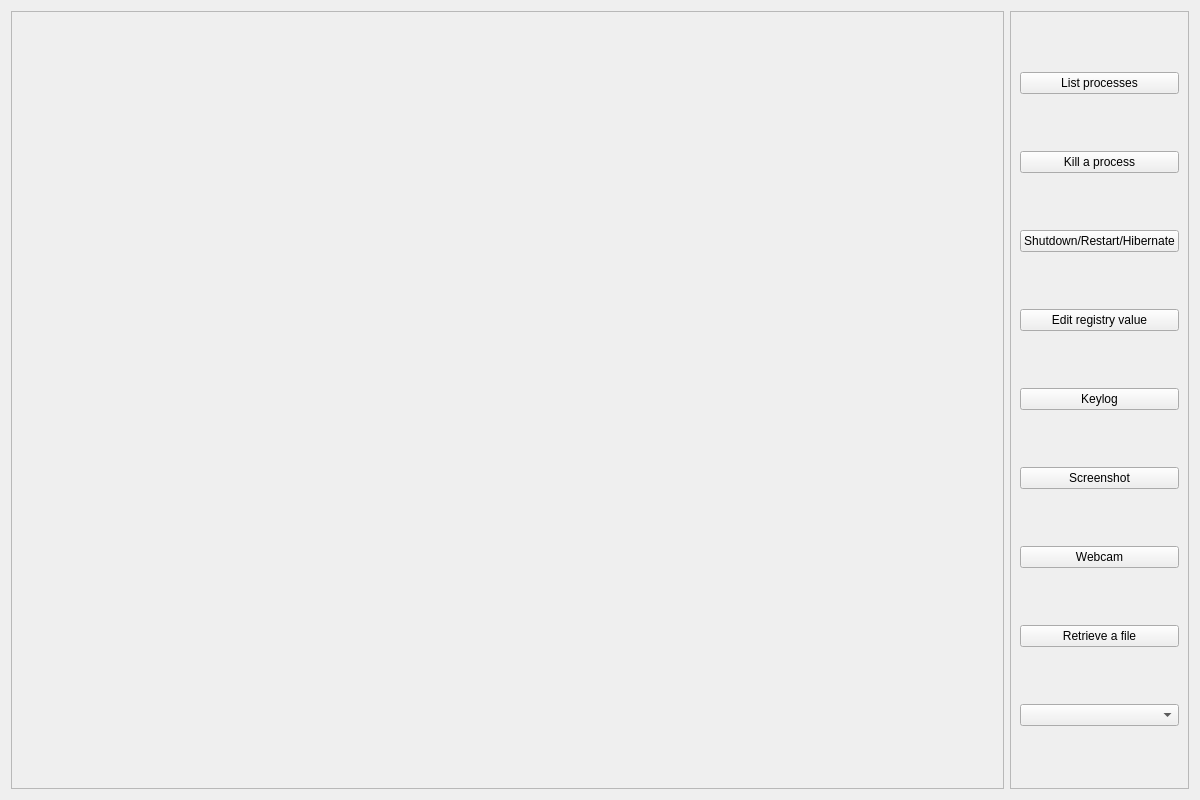
<?xml version="1.0" encoding="UTF-8"?>
<ui version="4.0">
 <class>main_widget</class>
 <widget class="QWidget" name="main_widget">
  <property name="geometry">
   <rect>
    <x>0</x>
    <y>0</y>
    <width>1200</width>
    <height>800</height>
   </rect>
  </property>
  <property name="windowTitle">
   <string>Main Widget</string>
  </property>
  <layout class="QHBoxLayout" name="horizontalLayout">
   <item>
    <widget class="QFrame" name="frame">
     <property name="sizePolicy">
      <sizepolicy hsizetype="Minimum" vsizetype="Preferred">
       <horstretch>0</horstretch>
       <verstretch>0</verstretch>
      </sizepolicy>
     </property>
     <property name="frameShape">
      <enum>QFrame::StyledPanel</enum>
     </property>
     <property name="frameShadow">
      <enum>QFrame::Raised</enum>
     </property>
    </widget>
   </item>
   <item>
    <widget class="QFrame" name="frame_2">
     <property name="sizePolicy">
      <sizepolicy hsizetype="Maximum" vsizetype="Preferred">
       <horstretch>0</horstretch>
       <verstretch>0</verstretch>
      </sizepolicy>
     </property>
     <property name="frameShape">
      <enum>QFrame::StyledPanel</enum>
     </property>
     <property name="frameShadow">
      <enum>QFrame::Raised</enum>
     </property>
     <layout class="QVBoxLayout" name="verticalLayout">
      <item>
       <widget class="QPushButton" name="list_proc_button">
        <property name="text">
         <string>List processes</string>
        </property>
       </widget>
      </item>
      <item>
       <widget class="QPushButton" name="kill_proc_button">
        <property name="text">
         <string>Kill a process</string>
        </property>
       </widget>
      </item>
      <item>
       <widget class="QPushButton" name="shutdown_button">
        <property name="text">
         <string>Shutdown/Restart/Hibernate</string>
        </property>
       </widget>
      </item>
      <item>
       <widget class="QPushButton" name="regedit_button">
        <property name="text">
         <string>Edit registry value</string>
        </property>
       </widget>
      </item>
      <item>
       <widget class="QPushButton" name="keylog_button">
        <property name="text">
         <string>Keylog</string>
        </property>
       </widget>
      </item>
      <item>
       <widget class="QPushButton" name="screenshot_button">
        <property name="text">
         <string>Screenshot</string>
        </property>
       </widget>
      </item>
      <item>
       <widget class="QPushButton" name="webcam_button">
        <property name="text">
         <string>Webcam</string>
        </property>
       </widget>
      </item>
      <item>
       <widget class="QPushButton" name="retrieve_file_button">
        <property name="text">
         <string>Retrieve a file</string>
        </property>
       </widget>
      </item>
      <item>
       <widget class="QComboBox" name="server_cbox"/>
      </item>
     </layout>
    </widget>
   </item>
  </layout>
 </widget>
 <resources/>
 <connections/>
</ui>
